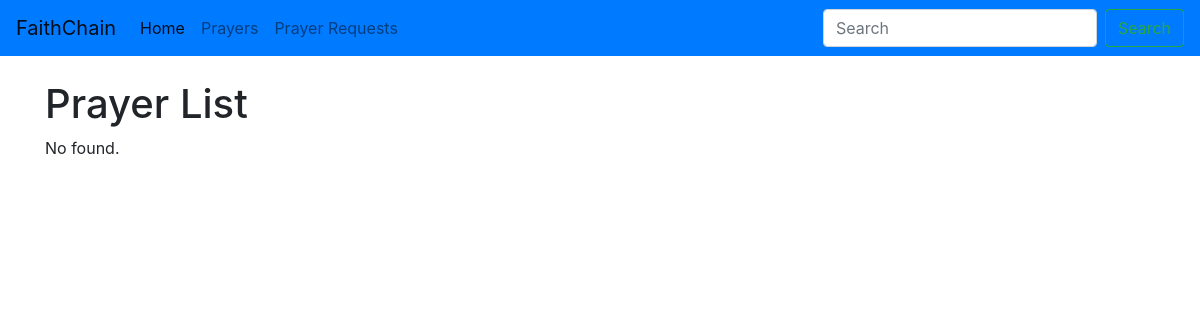
The page /prayer/ on the database as committed earlier.
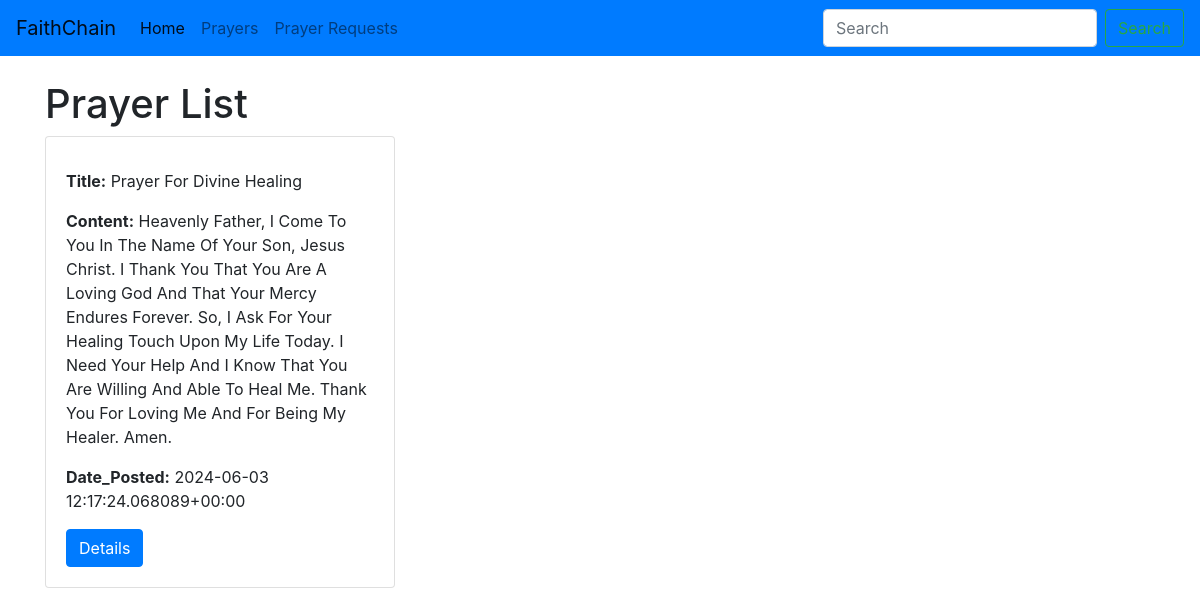
The same page on the database as committed later.
### prayers/models.py (models this page shows, shortened)
class Prayer(models.Model):
    title = models.CharField(max_length=200, default='')
    category = models.ForeignKey(PrayerCategory, on_delete=models.SET_NULL, null=True, blank=True)
    content = models.TextField()
    date_posted = models.DateTimeField(auto_now_add=True)

### prayers/views.py (the view)
# urls.py: path('prayer/', views.PrayerListView.as_view(), name='prayer_list'),
class PrayerListView(ListView):
    model = models.Prayer
    fields = '__all__'
    template_name = 'prayers/prayer_list.html'
    def get_context_data(self, **kwargs):
        context = super().get_context_data(**kwargs)
        fields = self.model._meta.get_fields()
        context['fields_data'] = [
            {field.name: getattr(obj, field.name) for field in fields if not field.is_relation}
            for obj in context['object_list']
        ]
        return context

### templates/prayers/prayer_list.html (shortened to what this page needs)
{% extends 'base.html' %}
{% block content %}
    <h1>Prayer List</h1>
    <div class="row">
    {% for data in fields_data %}
        <div class="col-md-4 mb-3">
            <div class="card">
                <div class="card-body">
                    {% for key, value in data.items %}
                        {%if key != "id"%}
                        <p class="card-text"><strong>{{ key|title }}:</strong> {{ value|title }} </p>
                        {%endif%}
                    {% endfor %}
                    <a href="{% url 'prayer_detail' data.id %}" class="btn btn-primary">Details</a>
                </div>
            </div>
        </div>
    {% empty %}
        <div class="col">
            <p>No {{ Prayer|title }} found.</p>
        </div>
    {% endfor %}
    </div>
{% endblock %}

Rows that differ between the two databases and show on the page:
added Prayer: data "Prayer For Divine Healing" "Heavenly Father, I Come To You In The Name Of Your Son, Jesus Christ. I Thank You That You Are A Loving God And That Your Mercy Endures Forever. So, I Ask For Your Healing Touch Upon My Life Today. I Need Your Help And I Know That You Are Willing And Able To Heal Me. Thank You For Loving Me And For Being My Healer. Amen." "2024-06-03 12:17:24.068089+00:00"
Other text that changed with them:
new list line: "Title : Content : Date_Posted : Details"
text no longer shown: "No found."
